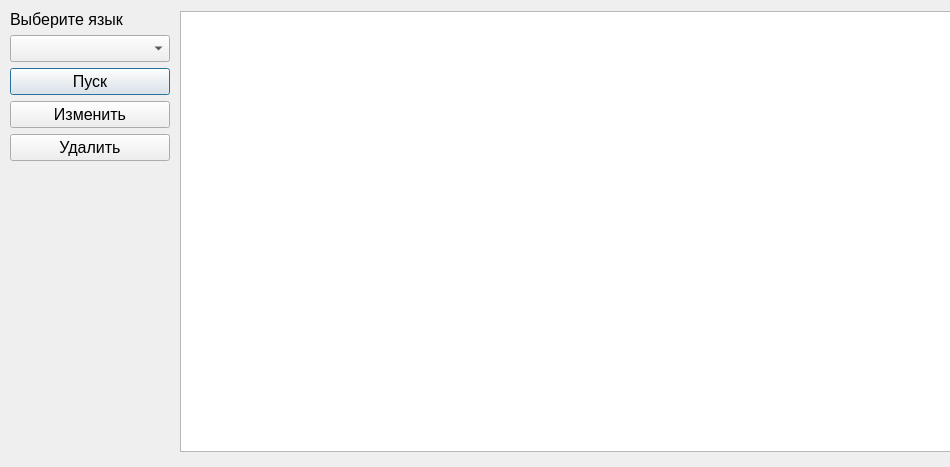
<?xml version="1.0" encoding="UTF-8"?>
<ui version="4.0">
 <class>Dialog</class>
 <widget class="QDialog" name="Dialog">
  <property name="geometry">
   <rect>
    <x>0</x>
    <y>0</y>
    <width>950</width>
    <height>467</height>
   </rect>
  </property>
  <property name="windowTitle">
   <string>Dialog</string>
  </property>
  <widget class="QTableWidget" name="show_table">
   <property name="geometry">
    <rect>
     <x>180</x>
     <y>11</y>
     <width>771</width>
     <height>441</height>
    </rect>
   </property>
  </widget>
  <widget class="QWidget" name="verticalLayoutWidget">
   <property name="geometry">
    <rect>
     <x>10</x>
     <y>10</y>
     <width>160</width>
     <height>151</height>
    </rect>
   </property>
   <layout class="QVBoxLayout" name="verticalLayout">
    <item>
     <widget class="QLabel" name="label">
      <property name="font">
       <font>
        <pointsize>12</pointsize>
       </font>
      </property>
      <property name="text">
       <string>Выберите язык</string>
      </property>
     </widget>
    </item>
    <item>
     <widget class="QComboBox" name="lang">
      <property name="font">
       <font>
        <pointsize>12</pointsize>
       </font>
      </property>
     </widget>
    </item>
    <item>
     <widget class="QPushButton" name="run">
      <property name="font">
       <font>
        <pointsize>12</pointsize>
       </font>
      </property>
      <property name="text">
       <string>Пуск</string>
      </property>
     </widget>
    </item>
    <item>
     <widget class="QPushButton" name="change_btn">
      <property name="font">
       <font>
        <pointsize>12</pointsize>
       </font>
      </property>
      <property name="text">
       <string>Изменить</string>
      </property>
     </widget>
    </item>
    <item>
     <widget class="QPushButton" name="delete_btn">
      <property name="font">
       <font>
        <pointsize>12</pointsize>
       </font>
      </property>
      <property name="text">
       <string>Удалить</string>
      </property>
     </widget>
    </item>
   </layout>
  </widget>
 </widget>
 <resources/>
 <connections/>
</ui>
